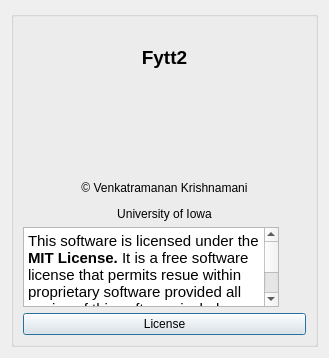
<?xml version="1.0" encoding="UTF-8"?>
<ui version="4.0">
 <class>Dialog</class>
 <widget class="QDialog" name="Dialog">
  <property name="geometry">
   <rect>
    <x>0</x>
    <y>0</y>
    <width>329</width>
    <height>358</height>
   </rect>
  </property>
  <property name="sizePolicy">
   <sizepolicy hsizetype="Fixed" vsizetype="Fixed">
    <horstretch>0</horstretch>
    <verstretch>0</verstretch>
   </sizepolicy>
  </property>
  <property name="minimumSize">
   <size>
    <width>329</width>
    <height>358</height>
   </size>
  </property>
  <property name="maximumSize">
   <size>
    <width>329</width>
    <height>358</height>
   </size>
  </property>
  <property name="windowTitle">
   <string>About</string>
  </property>
  <layout class="QHBoxLayout" name="horizontalLayout">
   <item>
    <widget class="QGroupBox" name="groupBox">
     <layout class="QVBoxLayout" name="verticalLayout">
      <item>
       <spacer name="verticalSpacer">
        <property name="orientation">
         <enum>Qt::Vertical</enum>
        </property>
        <property name="sizeHint" stdset="0">
         <size>
          <width>20</width>
          <height>40</height>
         </size>
        </property>
       </spacer>
      </item>
      <item>
       <widget class="QLabel" name="label_3">
        <property name="text">
         <string>&lt;html&gt;&lt;head/&gt;&lt;body&gt;&lt;p align=&quot;center&quot;&gt;&lt;span style=&quot; font-size:14pt; font-weight:600;&quot;&gt;Fytt2&lt;/span&gt;&lt;/p&gt;&lt;/body&gt;&lt;/html&gt;</string>
        </property>
       </widget>
      </item>
      <item alignment="Qt::AlignHCenter">
       <widget class="QLabel" name="label_2">
        <property name="sizePolicy">
         <sizepolicy hsizetype="Expanding" vsizetype="Expanding">
          <horstretch>0</horstretch>
          <verstretch>0</verstretch>
         </sizepolicy>
        </property>
        <property name="minimumSize">
         <size>
          <width>256</width>
          <height>100</height>
         </size>
        </property>
        <property name="maximumSize">
         <size>
          <width>256</width>
          <height>100</height>
         </size>
        </property>
        <property name="text">
         <string/>
        </property>
        <property name="pixmap">
         <pixmap>../modules/fytt-icon.png</pixmap>
        </property>
        <property name="alignment">
         <set>Qt::AlignHCenter|Qt::AlignTop</set>
        </property>
       </widget>
      </item>
      <item>
       <widget class="QLabel" name="label">
        <property name="text">
         <string>&lt;html&gt;&lt;head/&gt;&lt;body&gt;&lt;p align=&quot;center&quot;&gt;© Venkatramanan Krishnamani&lt;/p&gt;&lt;p align=&quot;center&quot;&gt;University of Iowa&lt;/p&gt;&lt;/body&gt;&lt;/html&gt;</string>
        </property>
       </widget>
      </item>
      <item>
       <widget class="QTextBrowser" name="textBrowser">
        <property name="sizePolicy">
         <sizepolicy hsizetype="Fixed" vsizetype="Fixed">
          <horstretch>0</horstretch>
          <verstretch>0</verstretch>
         </sizepolicy>
        </property>
        <property name="maximumSize">
         <size>
          <width>256</width>
          <height>80</height>
         </size>
        </property>
        <property name="html">
         <string>&lt;!DOCTYPE HTML PUBLIC &quot;-//W3C//DTD HTML 4.0//EN&quot; &quot;http://www.w3.org/TR/REC-html40/strict.dtd&quot;&gt;
&lt;html&gt;&lt;head&gt;&lt;meta name=&quot;qrichtext&quot; content=&quot;1&quot; /&gt;&lt;style type=&quot;text/css&quot;&gt;
p, li { white-space: pre-wrap; }
&lt;/style&gt;&lt;/head&gt;&lt;body style=&quot; font-family:'.Helvetica Neue DeskInterface'; font-size:13pt; font-weight:400; font-style:normal;&quot;&gt;
&lt;p style=&quot; margin-top:0px; margin-bottom:0px; margin-left:0px; margin-right:0px; -qt-block-indent:0; text-indent:0px;&quot;&gt;&lt;span style=&quot; font-family:'Liberation Sans'; font-size:11pt;&quot;&gt;This software is licensed under the&lt;/span&gt;&lt;span style=&quot; font-family:'Liberation Sans'; font-size:11pt; font-weight:600;&quot;&gt; MIT License. &lt;/span&gt;&lt;span style=&quot; font-family:'Liberation Sans'; font-size:11pt;&quot;&gt;It is a free software license that permits resue within proprietary software provided all copies of this software include a copy of the &lt;/span&gt;&lt;span style=&quot; font-family:'Liberation Sans'; font-size:11pt; font-weight:600;&quot;&gt;MIT License&lt;/span&gt;&lt;span style=&quot; font-family:'Liberation Sans'; font-size:11pt;&quot;&gt; terms and copyright notice.&lt;/span&gt;&lt;/p&gt;&lt;/body&gt;&lt;/html&gt;</string>
        </property>
       </widget>
      </item>
      <item>
       <widget class="QPushButton" name="pushButton_2">
        <property name="text">
         <string>License</string>
        </property>
       </widget>
      </item>
     </layout>
    </widget>
   </item>
  </layout>
 </widget>
 <resources/>
 <connections/>
</ui>
